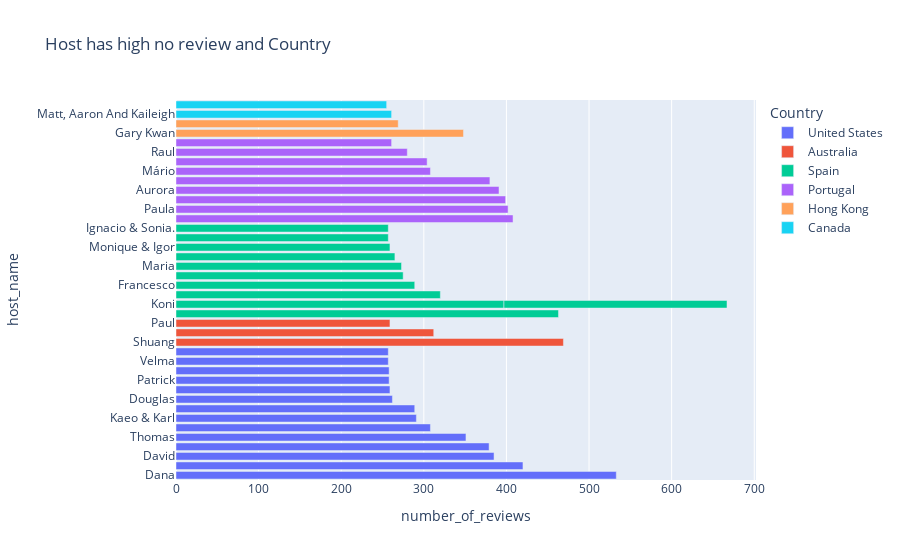

The cell this chart's notebook holds for it:
### Code cell
re_100=airbnb[['host_name','number_of_reviews','Country']]
review_100=re_100.sort_values('number_of_reviews',ascending=False)
review_100=review_100[review_100['number_of_reviews']>=250].sort_values('number_of_reviews',ascending=False)
fig=px.bar(review_100,x='number_of_reviews',y='host_name',color='Country',title="Host has high no review and Country")
fig.show()

### Figure 1 — Plotly figure (JSON) as saved in the notebook; plotly's stock layout.template omitted (floating-point values rounded to 4 significant figures)
{"data": [{"alignmentgroup": "True", "hovertemplate": "Country=United States<br>number_of_reviews=%{x}<br>host_name=%{y}<extra></extra>", "legendgroup": "United States", "marker": {"color": "#636efa", "pattern": {"shape": ""}}, "name": "United States", "offsetgroup": "United States", "orientation": "h", "showlegend": true, "textposition": "auto", "type": "bar", "x": [533, 420, 385, 379, 351, 308, 291, 289, 262, 259, 258, 258, 257, 257], "xaxis": "x", "y": ["Dana", "Agnes", "David", "Danielle", "Thomas", "Allison & Gary", "Kaeo & Karl", "Rainey", "Douglas", "Frank", "Patrick", "Loli", "Velma", "Eve"], "yaxis": "y"}, {"alignmentgroup": "True", "hovertemplate": "Country=Australia<br>number_of_reviews=%{x}<br>host_name=%{y}<extra></extra>", "legendgroup": "Australia", "marker": {"color": "#EF553B", "pattern": {"shape": ""}}, "name": "Australia", "offsetgroup": "Australia", "orientation": "h", "showlegend": true, "textposition": "auto", "type": "bar", "x": [469, 312, 259], "xaxis": "x", "y": ["Shuang", "Hernan", "Paul"], "yaxis": "y"}, {"alignmentgroup": "True", "hovertemplate": "Country=Spain<br>number_of_reviews=%{x}<br>host_name=%{y}<extra></extra>", "legendgroup": "Spain", "marker": {"color": "#00cc96", "pattern": {"shape": ""}}, "name": "Spain", "offsetgroup": "Spain", "orientation": "h", "showlegend": true, "textposition": "auto", "type": "bar", "x": [463, 397, 320, 289, 275, 273, 270, 265, 259, 257, 257], "xaxis": "x", "y": ["Julián", "Koni", "Antoni", "Francesco", "Alex, Javi & Pilar", "Maria", "Koni", "María", "Monique & Igor", "Ana", "Ignacio & Sonia."], "yaxis": "y"}, {"alignmentgroup": "True", "hovertemplate": "Country=Portugal<br>number_of_reviews=%{x}<br>host_name=%{y}<extra></extra>", "legendgroup": "Portugal", "marker": {"color": "#ab63fa", "pattern": {"shape": ""}}, "name": "Portugal", "offsetgroup": "Portugal", "orientation": "h", "showlegend": true, "textposition": "auto", "type": "bar", "x": [408, 402, 399, 391, 380, 308, 304, 280, 261], "xaxis": "x", "y": ["Maria De Lourdes", "Paula", "Abel", "Aurora", "Tomás", "Mário", "Joana & Rui", "Raul", "Luis"], "yaxis": "y"}, {"alignmentgroup": "True", "hovertemplate": "Country=Hong Kong<br>number_of_reviews=%{x}<br>host_name=%{y}<extra></extra>", "legendgroup": "Hong Kong", "marker": {"color": "#FFA15A", "pattern": {"shape": ""}}, "name": "Hong Kong", "offsetgroup": "Hong Kong", "orientation": "h", "showlegend": true, "textposition": "auto", "type": "bar", "x": [348, 269], "xaxis": "x", "y": ["Gary Kwan", "Hester"], "yaxis": "y"}, {"alignmentgroup": "True", "hovertemplate": "Country=Canada<br>number_of_reviews=%{x}<br>host_name=%{y}<extra></extra>", "legendgroup": "Canada", "marker": {"color": "#19d3f3", "pattern": {"shape": ""}}, "name": "Canada", "offsetgroup": "Canada", "orientation": "h", "showlegend": true, "textposition": "auto", "type": "bar", "x": [261, 255], "xaxis": "x", "y": ["Matt, Aaron And Kaileigh", "Yanick"], "yaxis": "y"}], "layout": {"barmode": "relative", "legend": {"title": {"text": "Country"}, "tracegroupgap": 0}, "title": {"text": "Host has high no review and Country"}, "xaxis": {"anchor": "y", "domain": [0, 1], "title": {"text": "number_of_reviews"}}, "yaxis": {"anchor": "x", "domain": [0, 1], "title": {"text": "host_name"}}}}
